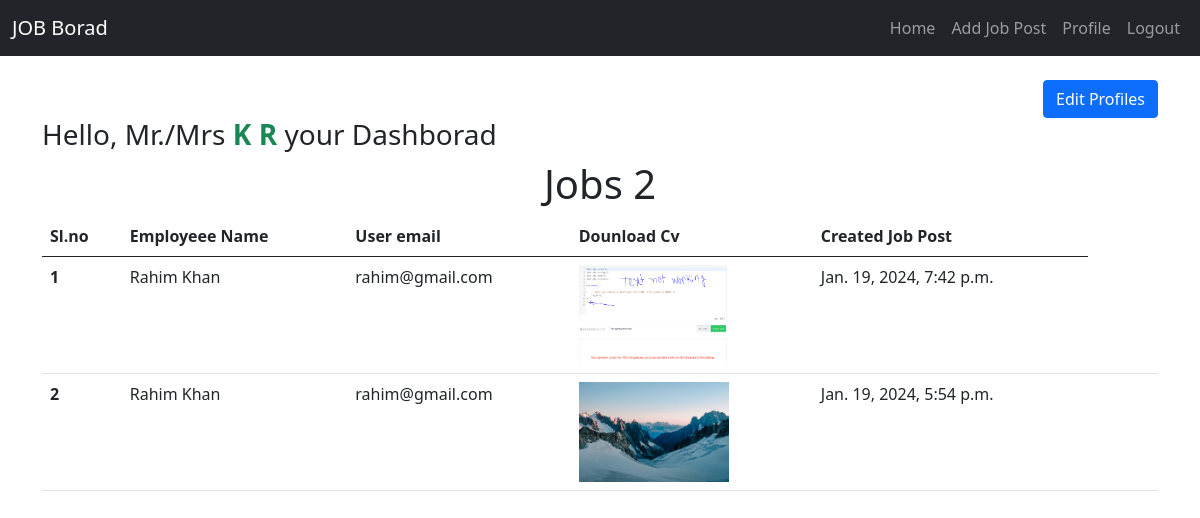
/auth/profile/ (signed in), run on an earlier commit of the app's database.
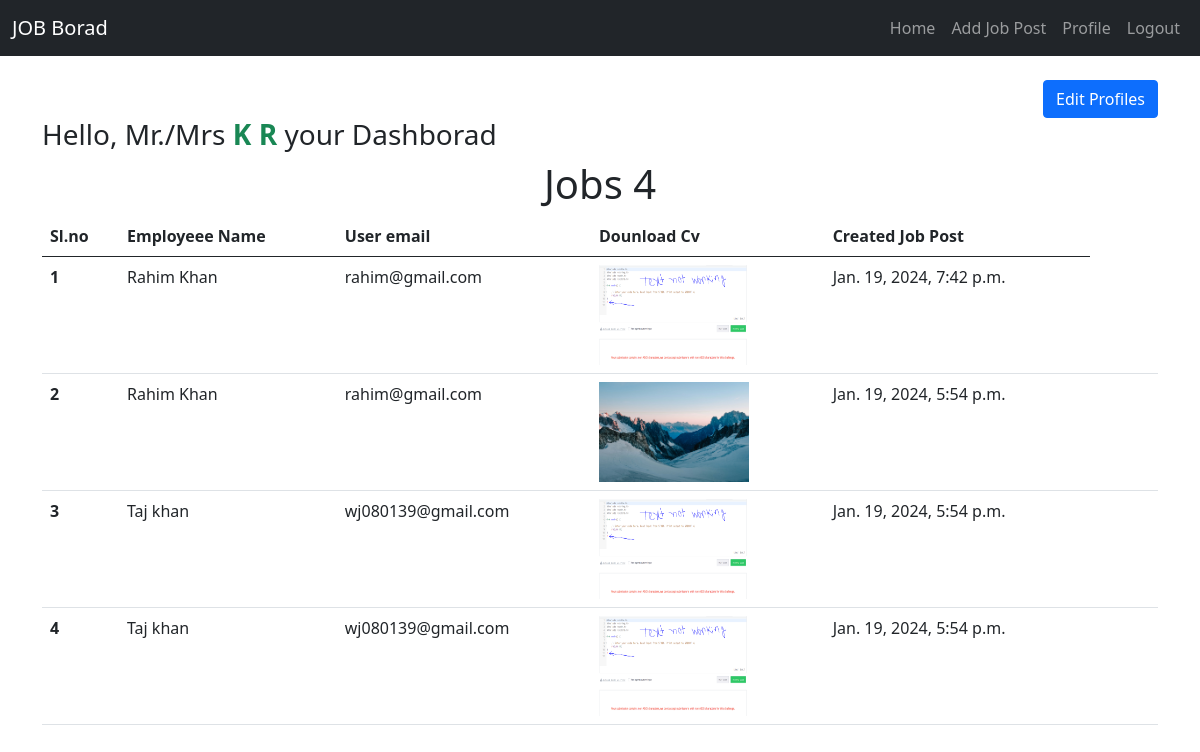
And on a later commit of the database.
### job_app/models.py (models this page shows, shortened)
class Job_seeker(models.Model):
    Cv=models.ImageField(upload_to='cv', blank=True, null=True)
    employee=models.ForeignKey(EmployeeModel,on_delete= models.CASCADE)
    user=models.ForeignKey(User,on_delete= models.CASCADE)

class EmployeeModel(models.Model):
    company_name = models.CharField(max_length = 100,blank = True, null = True)
    position = models.IntegerField(blank = True, null = True)
    title = models.CharField(max_length=255,blank = True, null = True)
    description = models.TextField(blank = True, null = True)
    requirements = models.TextField(blank = True, null = True)
    location = models.CharField(max_length=255, blank = True, null = True)
    date_posted = models.DateTimeField(default=timezone.now, blank = True, null = True)
    salary = models.IntegerField()
    service = models.ForeignKey(ServiceModel, on_delete = models.CASCADE, blank = True, null = True)
    image = models.ImageField(upload_to= 'job_app/media/uploads/')

### auth_app/views.py (the view)
# urls.py: path('profile/', UserProfileView.as_view(), name = 'profile'),
@method_decorator(login_required, name='dispatch')
class UserProfileView(View):
    def get(self,request):
        jobs = Job_seeker.objects.filter(user=request.user)
        employees = Job_seeker.objects.all()
        return render(request, 'auth_app/profile.html', {'jobs':jobs,'employees':employees})

### auth_app/templates/auth_app/profile.html (shortened to what this page needs)
{% extends "base.html" %}
{% block content %}
<div class="text-center">
  <div class="d-flex justify-content-end align-items-center gap-2">
    <a href="{% url "edit_profile" request.user.id %}">
      <button class="btn btn-primary mt-4">Edit Profiles</button>
    </a>
  </div>
  <div>
    <h3 class="text-start">Hello, Mr./Mrs <strong class="text-success">{{request.user.first_name}}
        {{request.user.last_name}}</strong> your Dashborad</h3>
  </div>
</div>
{% if request.user.is_superuser %}
{% if employees %}
<table class="table table-hover p-3 mb-5 mr-5">
  <thead>
    <tr>
      <th scope="col">Sl.no</th>
      <th scope="col">Employeee Name</th>
      <th scope="col">User email</th>
      <th scope="col">Dounload Cv</th>
      <th scope="col">Created Job Post</th>
    </tr>
  </thead>
  <tbody>
    <h1 class="text-center">Jobs {{employees|length}}</h1>
    {% for employee in employees %}
    <tr>
      <th scope="row">{{ forloop.counter }}</th>
      <td>{{employee.user.first_name}} {{employee.user.last_name}}</td>
      <td>{{employee.user.email}}</td>
      <td>
        <a href="{{ job.Cv.url }}" download>
          <img src="{{ employee.Cv.url }}" alt="Image" style="height: 100px; width: 150px;">
        </a>
      </td>
      <td>{{employee.employee.date_posted}}</td>
      <td>{{order.car.salary}}</td>
      <td>{{ .ordered_on}}</td>
      <td>{{ order.car.job_name.name}}</td>
    </tr>
    {% endfor %}
  </tbody>
</table>
{% else %}
<p class="text-danger">You haven't Employyeee yet.</p>
{% endif %}
{% endif %}
{% endblock content %}

### templates/base.html (shortened to what this page needs)
<!DOCTYPE html>
<html lang="en">
  <head>
    <link
      href="https://cdn.jsdelivr.net/npm/bootstrap@5.0.2/dist/css/bootstrap.min.css"
      rel="stylesheet"
    />
  </head>
  <body>
    <nav class="navbar navbar-expand-lg bg-dark navbar-dark">
      <div class="container-fluid">
        <a class="navbar-brand" href="{% url "home" %}">JOB Borad</a>
        <div class="collapse navbar-collapse" id="navbarSupportedContent">
          <ul class="navbar-nav ms-auto mb-2 mb-lg-0">
            <li class="nav-item">
              <a class="nav-link" aria-current="page" href="{% url "home" %}">Home</a>
            </li>
            {% if request.user.is_authenticated %}
              {% if request.user.is_superuser %}
              <li class="nav-item">
                <a class="nav-link" aria-current="page" href="{% url "add_job" %}">Add Job Post</a>
              </li>
              {% endif%}
            <li class="nav-item">
                <a class="nav-link" href="{% url "profile" %}">Profile</a>
            </li>
            <li class="nav-item">
              <a class="nav-link" href="{% url "user_logout" %}">Logout</a>
            </li>
            {% endif %}
          </ul>
        </div>
      </div>
    </nav>
    <div class="container">
        {% block content %}{% endblock content %}
    </div>
  </body>
</html>

What changed in the data, as far as the page shows it:
added Job_seeker: user.first_name "Taj", user.last_name "khan", user.email "wj080139@gmail.com", Cv (picture), employee.date_posted "Jan. 19, 2024, 5:54 p.m."
added Job_seeker: user.first_name "Taj", user.last_name "khan", user.email "wj080139@gmail.com", Cv (picture), employee.date_posted "Jan. 19, 2024, 5:54 p.m."
Also different on the page:
{{ employees|length }}: "2" → "4"
